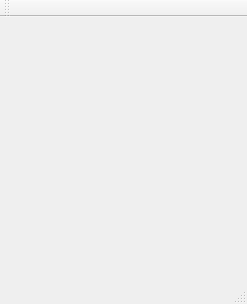
<?xml version="1.0" encoding="UTF-8"?>
<ui version="4.0">
 <class>MainWindow</class>
 <widget class="QMainWindow" name="MainWindow">
  <property name="geometry">
   <rect>
    <x>0</x>
    <y>0</y>
    <width>247</width>
    <height>304</height>
   </rect>
  </property>
  <property name="windowTitle">
   <string>MainWindow</string>
  </property>
  <widget class="QWidget" name="centralWidget">
   <layout class="QHBoxLayout" name="horizontalLayout">
    <item>
     <widget class="QLabel" name="label">
      <property name="text">
       <string/>
      </property>
      <property name="pixmap">
       <pixmap resource="resources.qrc">:/Image/images.jpeg</pixmap>
      </property>
     </widget>
    </item>
   </layout>
  </widget>
  <widget class="QMenuBar" name="menuBar">
   <property name="geometry">
    <rect>
     <x>0</x>
     <y>0</y>
     <width>247</width>
     <height>22</height>
    </rect>
   </property>
  </widget>
  <widget class="QToolBar" name="mainToolBar">
   <attribute name="toolBarArea">
    <enum>TopToolBarArea</enum>
   </attribute>
   <attribute name="toolBarBreak">
    <bool>false</bool>
   </attribute>
  </widget>
  <widget class="QStatusBar" name="statusBar"/>
 </widget>
 <layoutdefault spacing="6" margin="11"/>
 <resources>
  <include location="resources.qrc"/>
 </resources>
 <connections/>
</ui>
